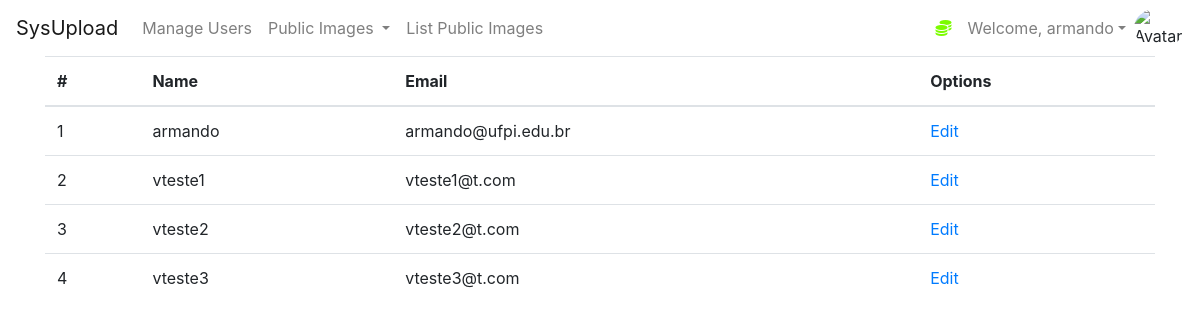
The page /myapp (signed in) on the database as committed earlier.
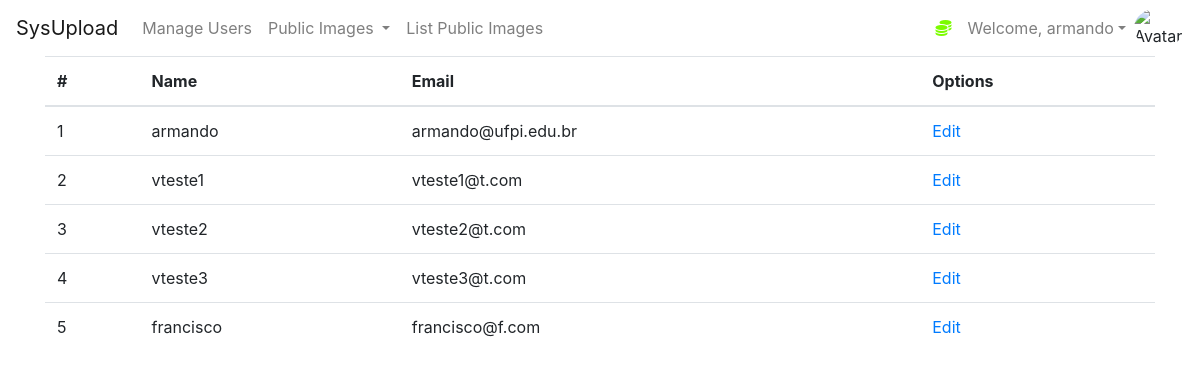
The same page on the database as committed later.
### myapp/dao.py (models this page shows, shortened)
class User(db.Model, UserMixin):
    id = db.Column(db.Integer(), primary_key=True)
    username = db.Column(db.String(length=30), nullable=False, unique=True)
    email_address = db.Column(db.String(length=50), nullable=False, unique=True)
    password_hash = db.Column(db.String(length=60), nullable=False)
    my_files = db.relationship('File', secondary=user_files, backref='myfiles')
    @property
    def password(self):
        return self.password

### myapp/main.py (the view)
@app.route('/myapp')
@login_required
def myapp_page():
    usersCollection = Users()
    users = usersCollection.list_all_users()
    return render_template('user/myapp.html', users=users)

### myapp/dao.py (called while the page is built)
@login_manager.user_loader
def load_user(user_id):
    return User.query.get(int(user_id))

    def list_all_users(self):
        return User.query.all()

### myapp/templates/user/myapp.html (shortened to what this page needs)
{% extends 'base.html' %}
{% block content %}
<div class="container">
  <div class="table-responsive">
    <table class="table table-hover">
      <thead>
        <tr>
          <th>#</th>
          <th>Name</th>
          <th>Email</th>
          <th>Options</th>
        </tr>
      </thead>
      <tbody>
        {% for user in users %}
        <tr>
          <td>{{ loop.index }}</td>
          <td>{{ user.username }}</td>
          <td>{{ user.email_address}} </td>
          <td><a href="{{ url_for('edit_user', id=user.id) }}">Edit</a></td>
        </tr>
        {% endfor %}
      </tbody>
    </table>
  </div>
</div>
{% endblock %}

### myapp/templates/base.html (shortened to what this page needs)
<!doctype html>
<html lang="en">
   <head>
      <link rel="stylesheet" href="https://cdn.jsdelivr.net/npm/bootstrap@4.5.3/dist/css/bootstrap.min.css">
   </head>
   <body>
    <nav class="navbar navbar-expand-md navbar-light">
      <a class="navbar-brand" href="{{ url_for('dashboard_page') }} ">SysUpload</a>
      <div class="collapse navbar-collapse" id="navbarNav">
          {% if current_user.is_authenticated %}
            <ul class="navbar-nav mr-auto">
                <li class="nav-item">
                     <a class="nav-link" href="{{ url_for('pagination_page') }}">Manage Users</a>
                </li>
                <li class="nav-item dropdown">
                    <a class="nav-link dropdown-toggle" href="#" id="navbardrop1" data-toggle="dropdown">
                    Public Images
                    </a>
                </li>
                <li class="nav-item">
                    <a class="nav-link" href="{{ url_for('pagination_list_files_page') }}">List Public Images</a>
                </li>
            </ul>
            <ul class="navbar-nav">
                <li class="nav-item">
                    <a class="nav-link" style="color: lawngreen; font-weight: bold">
                        <i class="fas fa-coins"></i>
                    </a>
                </li>
                <li class="nav-item dropdown">
                    <a class="nav-link dropdown-toggle" href="#" id="navbardropprofile" data-toggle="dropdown">Welcome, {{ current_user.username }}</a>
                </li>
                <img src="{{ url_for('static', filename='img/anonymous2.png') }}" class="rounded-circle" style="width: 50px;" alt="Avatar">
            </ul>
          {% endif %}
      </div>
    </nav>
      {% block content %}
      {% endblock %}
   </body>
</html>

Rows that differ between the two databases and show on the page:
added User: username "francisco", email_address "francisco@f.com"
